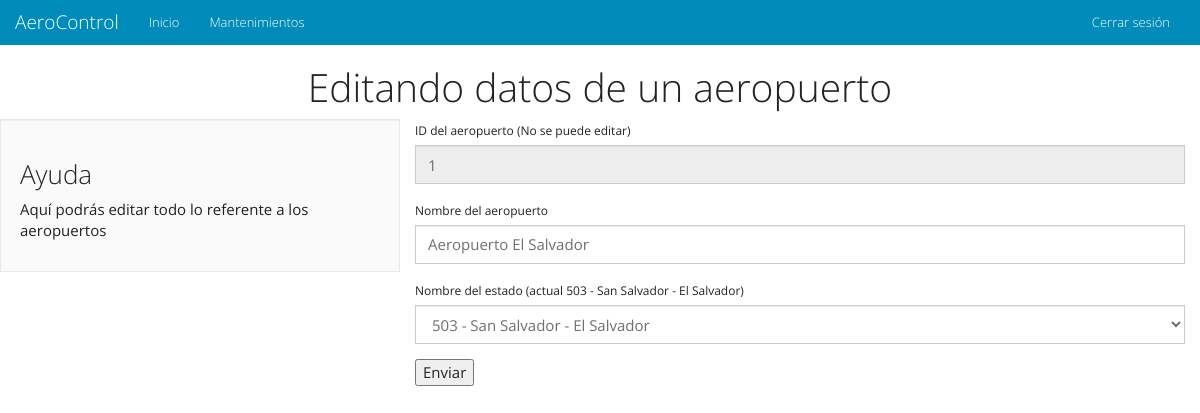
/es/admin/editairport.php?air=1, run on the app's committed database.
### tables this page shows
CREATE TABLE IF NOT EXISTS `airports` (
  `id` int(11) NOT NULL AUTO_INCREMENT,
  `name` varchar(50) NOT NULL,
  `location` int(11) NOT NULL,
  PRIMARY KEY (`id`),
  KEY `location` (`location`)
);

CREATE TABLE IF NOT EXISTS `cities` (
  `id` int(11) NOT NULL AUTO_INCREMENT,
  `city` varchar(50) NOT NULL,
  `state` varchar(50) NOT NULL,
  `zip` int(11) NOT NULL,
  PRIMARY KEY (`id`)
);

### es/admin/editairport.php (the view, shortened to what this page needs)
<!DOCTYPE html>
<html lang="en">
<head>
    <link href="../docs/css/bootstrap.css" rel="stylesheet">
    <link href="../docs/css/font-awesome.css" rel="stylesheet">
    <link href="../docs/css/ionicons.css" rel="stylesheet">
</head>
<body>
<div class="container-fluid">
    <div class="row">
    <?php include 'nav.php'; ?>
        <h1 class="text-center">Editando datos de un aeropuerto</h1>
<?php
if(isset($_POST["idcity"]) AND isset($_POST["airname"]) AND isset($_POST["location"]))
{
    $idair = $_POST["idcity"];
    $name = $_POST["airname"];
    $location = $_POST["location"];
    include "../docs/connect.php";
    $query = mysql_query("UPDATE airports SET name = '$name', location = '$location' WHERE id = $idair");
    if($query)
    {
        echo "<p class='text-success text-center'><strong>Los datos del aeropuerto &quot;".$name."&quot; fueron guardados</strong></p>";
        echo "<p class='text-success text-center'><a href='airports.php'>Lista de aeropuertos</a></p>";
    }
    else
    {
        echo "<p class='text-danger text-center'><strong>Error: los datos no fueron guardados</strong></p>";
        echo "<p class='text-success text-center'><a href='airports.php'>Lista de aeropuertos</a></p>";
    }
}
else
{
    if(isset($_GET["air"]))
    {
        include "../docs/connect.php";
        $idr = $_GET["air"];
        $query = "SELECT airports.id, name, location, cities.id AS 'loccityid', cities.city, cities.state, cities.zip FROM airports INNER JOIN cities ON airports.location = cities.id WHERE airports.id = '$idr' ORDER BY airports.id";
        $resultado = mysql_query($query, $link);
        $total = mysql_num_rows($resultado);
        if($total == 1)
        {
            while($row = mysql_fetch_array($resultado))
            {
?>
        <div class="col-md-4 well">
            <h3>Ayuda</h3>
            <p>Aquí podrás editar todo lo referente a los aeropuertos</p>
        </div>
        <div class="col-md-8">
        <form method="post" action="editairport.php">
            <div class="form-group">
            <label for="idcity">ID del aeropuerto (No se puede editar)</label>
            <input type="text" class="form-control" id="idcity" name="idcity" value="<?=$row["id"]?>"  readonly>
            </div>
            <div class="form-group">
            <label for="airname">Nombre del aeropuerto</label>
            <input type="text" class="form-control" id="airname" name="airname" value="<?=$row["name"]?>"  required onkeypress="return validar(event)">
            </div>
            <div class="form-group">
            <label for="state">Nombre del estado (actual <?= $row["zip"]." - ".$row["city"]." - ".$row["state"]?>)</label>
            <select class="form-control" name="location" id="location">
                <?php
                include "../docs/connect.php";
                $query = "SELECT * FROM cities ORDER BY id";
                $resultado = mysql_query($query, $link);
                $total = mysql_num_rows($resultado);
                if($total>0)
                {
                    while($rowx = mysql_fetch_array($resultado))
                    {
                        if($row['loccityid'] == $rowx['id'])
                        {
                        echo "<option value='".$rowx['id']."' selected='selected'>".$rowx['zip']." - ".$rowx['city']." - ".$rowx['state']."</option>";
                        }
                        else
                        {
                            echo "<option value='".$rowx['id']."' >".$rowx['zip']." - ".$rowx['city']." - ".$rowx['state']."</option>";
                        }
                    }
                }
                ?>
            </select>
            </div>
            <input type="submit" name="enviar" value="Enviar">
        </form>
        </div>
<?php
            }
        }
        else
        {
            echo "<p class='text-danger text-center'><strong>Error: el aeropuerto no existe. <a href='airports.php'>Lista de aeropuertos</a></strong></p>";
        }
    }
    else
    {
        echo "<p class='text-danger text-center'><strong>Error: no hay id de aeropuerto. <a href='airports.php'>Lista de aeropuertos</a></strong></p>";
    }
}
?>
    </div>
</div>
</body>
</html>

### data on the page
airports: idcity "1", airname "Aeropuerto El Salvador", location.zip "503", location.city "San Salvador", location.state "El Salvador"

### other printed values
form field location "503 - San Salvador - El Salvador"
